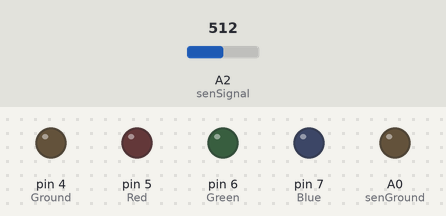
This sketch was run on a simulated Arduino Uno, built with avr-gcc and run on an emulated ATmega328P. Parts: output pins drawn as LEDs (lit = HIGH). The test bench sets the inputs (shaded band); at power-on: A2 (senSignal) = 512. Pins used as bus, display or sensor lines are not drawn; what the sketch prints to the serial monitor is not drawn.

Above: at 1.2 s.
At 4.0 s:
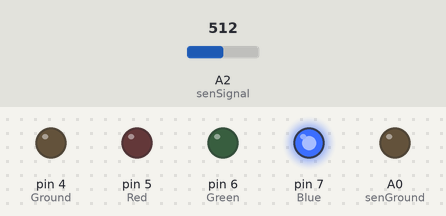
Timing chart, 0 to 10.6 s (numbered marks = the images above):
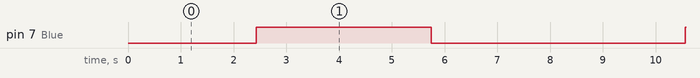

The sketch:

study_a4.ino
```cpp
int Blue = 7;
int Green = 6;
int Red = 5;
int Ground = 4;

double val = 0;

int senGround = A0;
int senVcc = A1;
int senSignal = A2;

int sigInput = 0;

void setup() {
  Serial.begin(9600);

  pinMode(Blue, OUTPUT);
  pinMode(Green, OUTPUT);
  pinMode(Red, OUTPUT);
  pinMode(Ground, OUTPUT);

  pinMode(senGround, OUTPUT);
  pinMode(senVcc, OUTPUT);
  pinMode(senSignal, INPUT);

  digitalWrite(Blue, LOW);
  digitalWrite(Green, LOW);
  digitalWrite(Red, LOW);
  digitalWrite(Ground, LOW);

  digitalWrite(senGround, LOW);
  digitalWrite(senVcc, HIGH);
}

void loop() {
  /*
  for(int i=5;i<128;i++) {
    analogWrite(Blue, i);
    delay(20);
  }
  for(int i=128;i>=5;i--) {
    analogWrite(Blue, i);
    delay(20);
  }
  */

  for(int i=0; i<=200; i++) {
    sigInput = analogRead(senSignal);
    Serial.println(sigInput);

    val = sin(i*3.14/100-0.5*3.14);
    analogWrite(Blue, (val+1)*100);
    delay(40);
  }
}
```

Measured:
- by itself, pin 7 (Blue): alternates HIGH for 3.3 s and LOW for 4.8 s
